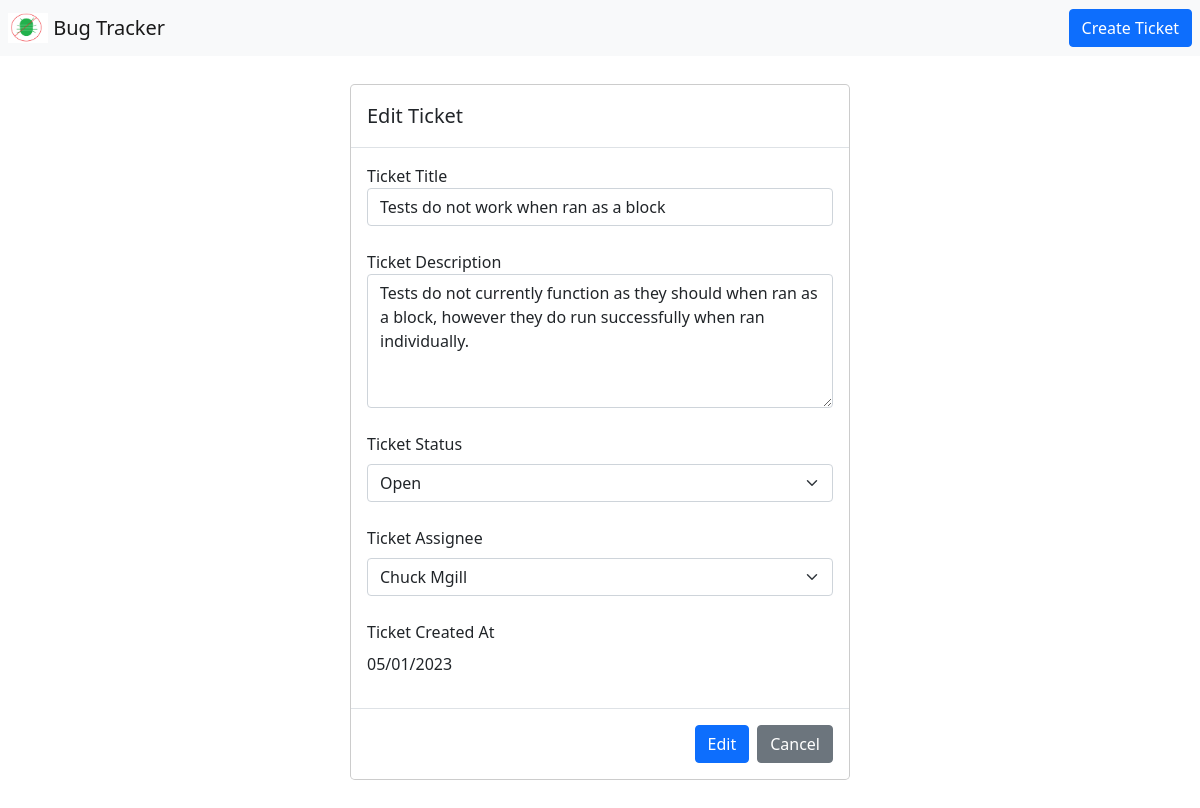
Screenshot of /edit_ticket_form/CA-2 with the database file from the repository.
### bug_tracker/src/Core_Model.py (models this page shows, shortened)
class Ticket(db.Model):
    ticket_id = db.Column(db.Integer, primary_key=True)
    ticket_code = db.Column(db.String(255), unique=True, nullable=False)
    ticket_title = db.Column(db.String(20), nullable=False)
    ticket_description = db.Column(db.Text)
    ticket_status = db.Column(db.String(20), nullable=False)
    ticket_assignee = db.Column(db.String(20))
    ticket_created_at = db.Column(DateTime, default=datetime.datetime.now())

### bug_tracker/routes.py (the view)
@app.route('/edit_ticket_form/<ticket_code>')
def edit_ticket_form_get(ticket_code):
    return render_template("Edit_Ticket_Form.html", model=get_edit_ticket_model(ticket_code))

### bug_tracker/routes.py (called while the page is built)
def get_edit_ticket_model(ticket_code):
    id = int(ticket_code.split('-')[1])
    return {'members': Member.query.all(), 'ticket': Ticket.query.get_or_404(id)}

### bug_tracker/templates/Edit_Ticket_Form.html (shortened to what this page needs)
{% extends "Base.html" %}
{% block content %}
    <form action="{{ url_for('edit_ticket_form_post', ticket_code=model.ticket.ticket_code) }}" method="POST">
        <div class="modal-dialog">
            <div class="modal-content">
                <div class="modal-header">
                    <h5 class="modal-title" id="Edit_Ticket_Modal_Label">Edit Ticket</h5>
                </div>
                <div class="modal-body">
                    <div class="form-group">
                        <label>Ticket Title</label>
                        <input type="input" class="form-control" placeholder="Title" name="ticket_title" value="{{model.ticket.ticket_title}}">
                    </div>
                    <br/>
                    <div class="form-group">
                        <label>Ticket Description</label>
                        <textarea class="form-control"rows="5" name="ticket_description">{{model.ticket.ticket_description}}</textarea>
                    </div>
                    <br/>
                    <div class="form-group">
                        <label class="form-label">Ticket Status</label>
                        <select class="form-select" name="ticket_status">
                            <option {% if model.ticket.ticket_status == 'Open' %} selected {% endif %}>Open</option>
                        </select>
                    </div>
                    <br/>
                    <div class="form-group">
                        <label class="form-label">Ticket Assignee</label>
                        <select class="form-select" name="ticket_assignee">
                            {% for member in model.members %}
                                <option {% if model.ticket.ticket_assignee == member.name %} selected {% endif %}>{{member.member_name}}</option>
                            {% endfor %}
                        </select>
                    </div>
                    <br/>
                    <div class="form-group">
                        <label class="form-label">Ticket Created At</label>
                        <p>{{model.ticket.ticket_created_at.strftime("%d/%m/%Y")}}</p>
                    </div>
                </div>
                <div class="modal-footer">
                    <button type="submit" class="btn btn-primary">Edit</button>
                    <a type="button" class="btn btn-secondary" href="{{ url_for('home_page_get') }}">Cancel</a>
                </div>
            </div>
        </div>
    </form>
{% endblock %}

### rows the page displays
Ticket: ticket_title "Tests do not work when ran as a block", ticket_description "Tests do not currently function as they should when ran as a block, however they do run successfully when ran individually.", ticket_status "Open", ticket.ticket_created_at "05/01/2023"

### other values shown
form field ticket_assignee "Chuck Mgill"
